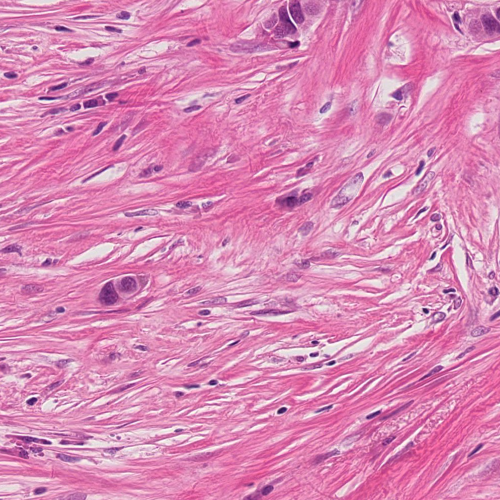
#> input picture data/BRCA/TCGA-3C-AALI-01Z-00-DX1_1.png, 1000 x 1000 px (shown at 1/2 size); its folder holds only this picture in this run
$ python -i unet_utils.py   (imports and definitions only)   (older library calls are emulated)
#> lines starting #> are read from the running program, lines starting #| are printed output that depends on the picture; after the words box and inside, x2 and y2 are one past the last pixel; in counts of white or black regions, pixels touching at a corner belong together
#> `picture = cv2.imread('../data/BRCA/TCGA-3C-AALI-01Z-00-DX1_1.png', cv2..`:
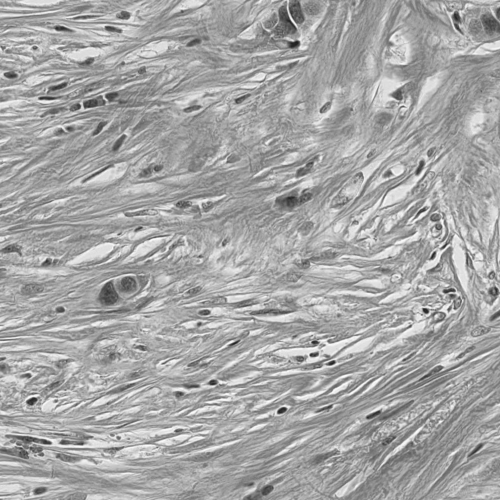
#> picture: shape (1000, 1000) (shown at 1/2 size); min 26, max 255, mean 166
#import openslide
import argparse
import random
import os
import cv2
import numpy as np
import sys
import glob
import shutil
import matplotlib.pyplot as plt
from scipy import ndimage as ndi
#from skimage.morphology import watershed
from skimage.segmentation import watershed
from skimage.feature import peak_local_max

def histeq2(im,nbr_bins):
        im2=np.float32(im-im.min())*np.float32(nbr_bins)/np.float32(im.max()-im.min())
        return im2

# [39 lines left out: function color_region, not called in this run]

def array_region(grayimg):
    img1=grayimg
    a=img1
    image = a
    image=image
    distance = ndi.distance_transform_edt(image)
    _, thresh = cv2.threshold(np.uint8(distance),0,1,cv2.THRESH_BINARY_INV+cv2.THRESH_OTSU)
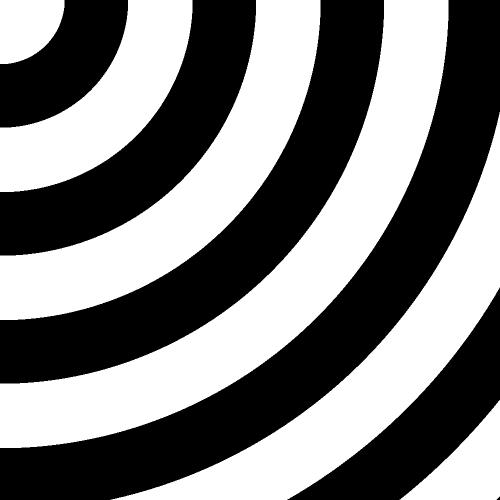
#> thresh: shape (1000, 1000) (shown at 1/2 size); values 0 (black) and 1 (white), 49.1% white; 6 white regions, box (x1, y1, x2, y2) and area: (0, 0, 897, 896) 168688, (0, 0, 641, 640) 116820, (221, 224, 1000, 1000) 108912, (0, 0, 385, 384) 64936, (799, 800, 1000, 1000) 18665, (0, 0, 129, 128) 13063
    distance=np.multiply(distance,1-thresh)
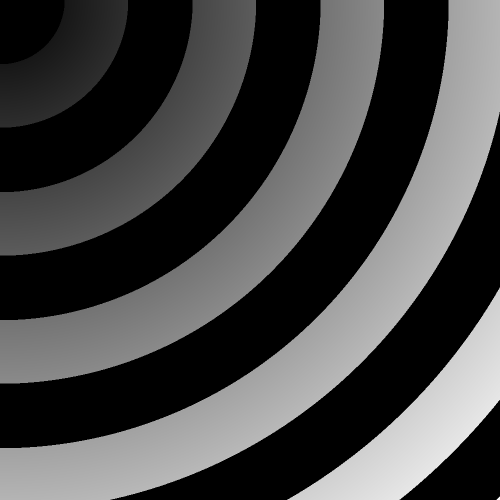
#> distance: shape (1000, 1000) float64 (shown at 1/2 size); min 0, max 1413.5, mean 392.1; drawn with min black and max white
    m=255-histeq2(distance,255)
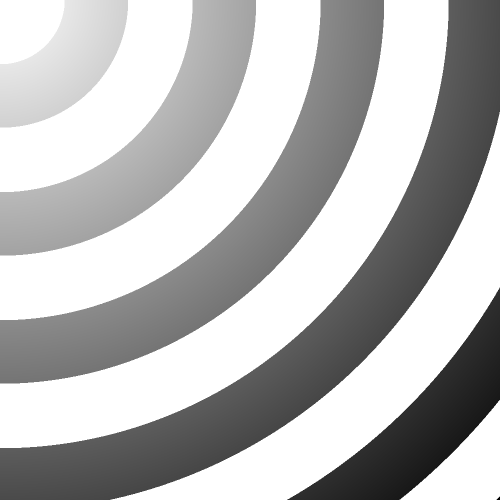
#> m: shape (1000, 1000) float32 (shown at 1/2 size); min 0, max 255, mean 184.3
    #local_maxi = peak_local_max(distance, indices=False, min_distance=35,  labels=image)
    distance=cv2.GaussianBlur(255-m,(3,3),1)
    local_maxi = peak_local_max(distance, indices=False, min_distance=19, footprint=np.ones((25,25)), labels=image)
#> local_maxi: shape (1000, 1000) bool; 3.9% white in thin lines or dots
    markers = ndi.label(local_maxi)[0]
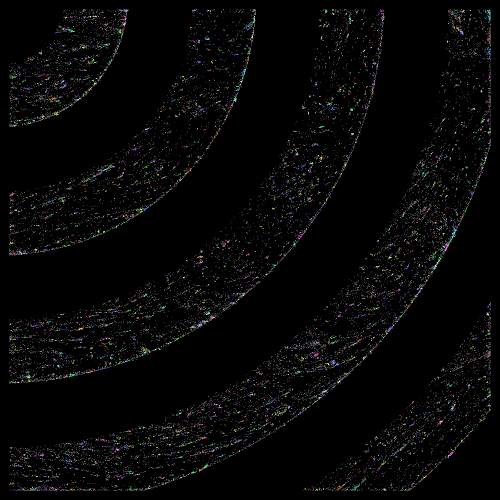
#> markers: shape (1000, 1000) int32 (shown at 1/2 size); 18683 distinct labels, from 0 to 18682; one colour per label, 0 black
    #### merge markers
    labels = watershed(-distance, markers, mask=image)
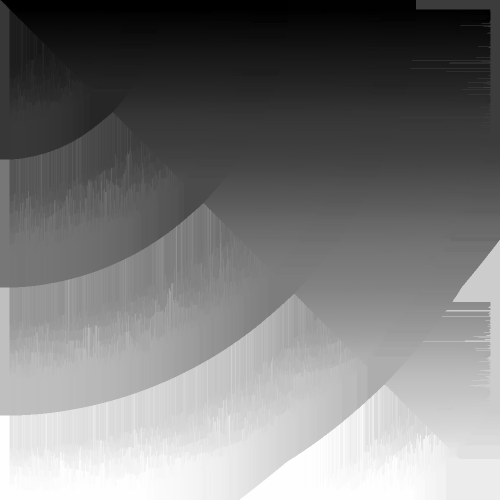
#> labels: shape (1000, 1000) int32 (shown at 1/2 size); min 1, max 18682, mean 8968.9; drawn with min black and max white
    m=np.uint8(histeq2(labels,255))
    maxval=np.max(labels)
#> maxval = 18682
    circleimg=img1.copy()
    k=1
    nums=0
    img5=np.zeros(img1.shape[0]*img1.shape[1])
    img5=img5.reshape(img1.shape[0],img1.shape[1])
    fillarray=[]
    for i in range(2+maxval):
        tmplabel=labels.copy()
        if i >1 :
            tmplabel=np.maximum(0,(i-tmplabel))
            tmplabel2=np.maximum(0,(2-tmplabel))
            tmplabel=np.multiply(tmplabel,tmplabel2)
            tmplabel=tmplabel*(i-1)
            tmplabel=histeq2(tmplabel,255)
            contours,hier=cv2.findContours(np.uint8(tmplabel), cv2.RETR_TREE,cv2.CHAIN_APPROX_SIMPLE)
            for num in range(len(contours)):
                c=[]
                c.append( contours[num])
                tmpfig=img5.copy()
                tmpfig=cv2.fillPoly(tmpfig, pts =c, color=1)
                fillarray.append(tmpfig)
#> this loop made 283 passes
#> contours on passes 3, 5, 6, 7, 8, 10, 11, 13, 14, 16, 17, 18: [[[21, 19], [132, 19]]], [[[171, 19], [183, 19]]], [[[184, 19], [185, 19]]], [[[186, 19], [195, 19]]], [[[196, 19], [198, 19]]], [[[215, 19], [241, 19]]], [[[242, 19], [243, 19]]], [[[256, 19], [319, 19]]], [[[320, 19], [384, 19]]], [[[395, 19], [412, 19]]], [[[413, 19], [415, 19]]], [[[416, 19], [426, 19]]]
#> pass 3, in array_region, `tmplabel=np.maximum(0,(i-tmplabel))`:
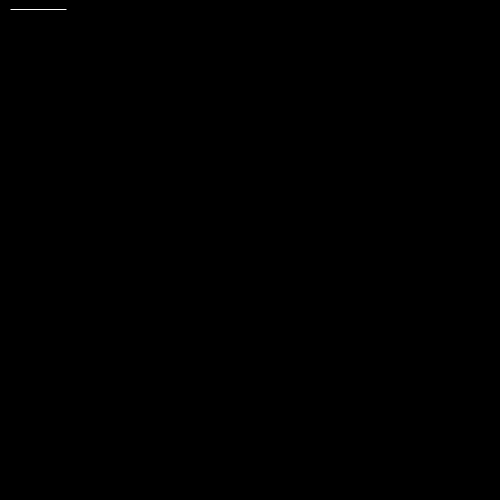
#> tmplabel: shape (1000, 1000) int32 (shown at 1/2 size); values 0 (black) and 1 (white), 0.01% white in thin lines or dots, all inside (x1, y1, x2, y2) = (21, 19, 133, 20)
#> after the loop: tmplabel: shape (1000, 1000) float32; 0% white in thin lines or dots, all inside (x1, y1, x2, y2) = (137, 29, 141, 30)
#> after the loop, fillarray = 281 items

    _, thresh = cv2.threshold(np.uint8(distance),1,1,cv2.THRESH_BINARY_INV+cv2.THRESH_OTSU) # overlapped part
   # _, thresh = cv2.threshold(np.uint8(distance),0,1,cv2.THRESH_BINARY_INV+cv2.THRESH_OTSU)
    distance=np.multiply(distance,1-thresh)
    m=255-histeq2(distance,255)
    #local_maxi = peak_local_max(distance, indices=False, min_distance=35,  labels=image)
    distance=cv2.GaussianBlur(255-m,(3,3),1)
    local_maxi = peak_local_max(distance, indices=False, min_distance=10, footprint=np.ones((25,25)), labels=image)
    markers = ndi.label(local_maxi)[0]
    #### merge markers
    labels = watershed(-distance, markers, mask=image)
    m=np.uint8(histeq2(labels,255))
    maxval=np.max(labels)
    circleimg=img1.copy()
    k=1
    nums=0
    img5=np.zeros(img1.shape[0]*img1.shape[1])
    img5=img5.reshape(img1.shape[0],img1.shape[1])
    fillarray2=[]
    for i in range(2+maxval):
        tmplabel=labels.copy()
        if i >1 :
            tmplabel=np.maximum(0,(i-tmplabel))
            tmplabel2=np.maximum(0,(2-tmplabel))
            tmplabel=np.multiply(tmplabel,tmplabel2)
            tmplabel=tmplabel*(i-1)
            tmplabel=histeq2(tmplabel,255)
            contours,hier=cv2.findContours(np.uint8(tmplabel), cv2.RETR_TREE,cv2.CHAIN_APPROX_SIMPLE)
            for num in range(len(contours)):
                c=[]
                c.append( contours[num])
                tmpfig=img5.copy()
                tmpfig=cv2.fillPoly(tmpfig, pts =c, color=1)
                fillarray2.append(tmpfig)
    for i in range(len(fillarray)):
        for j in range(len(fillarray2)):
            if(np.sum(np.multiply(fillarray[i],fillarray2[j]))>50):
                fillarray[i]=fillarray[i]+fillarray2[j]
                print("ok")
    return(fillarray)
    # return an list with many two-dimensional array, array number is the predict contour number

# [78 lines left out: functions cal_jaccard_index, cal_aji_1, cal_aji_2, cal_aji, str2bool, not called in this run]


def count_params(model):
    return sum(p.numel() for p in model.parameters() if p.requires_grad)


class AverageMeter(object):
    """Computes and stores the average and current value"""

    def __init__(self):
        self.reset()

    # [89 lines left out: functions reset, update, channel_change, slit_small_level_0, conformback, conform and 1 more, not called in this run]
def cropimg(img,h,w):
    newimg=img[0:h,0:w]
    return(newimg)
# [164 lines left out: functions find_obj_contour2, find_obj_contour3, find_obj_contour, not called in this run]
    #return(img5,nums,img6,updatedcontours,updatedpositions,updatedradius)

>>> import cv2
>>> picture = cv2.imread('../data/BRCA/TCGA-3C-AALI-01Z-00-DX1_1.png', cv2.IMREAD_GRAYSCALE)
#> (the run stopped early here; a loop or call above may not have finished)

$ run again, on data/BRCA/TCGA-3C-AALI-01Z-00-DX1_10.png
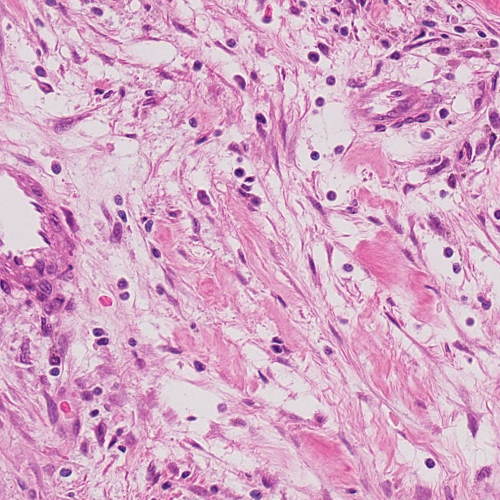
#> input picture data/BRCA/TCGA-3C-AALI-01Z-00-DX1_10.png, 1000 x 1000 px (shown at 1/2 size)
#> thresh: shape (1000, 1000); values 0 (black) and 1 (white), 49.1% white; 6 white regions, box (x1, y1, x2, y2) and area: (0, 0, 897, 896) 168688, (0, 0, 641, 640) 116820, (221, 224, 1000, 1000) 108912, (0, 0, 385, 384) 64936, (799, 800, 1000, 1000) 18665, (0, 0, 129, 128) 13063
#> in array_region, `local_maxi = peak_local_max(distance, indices=False, min_distance=19, ..`:
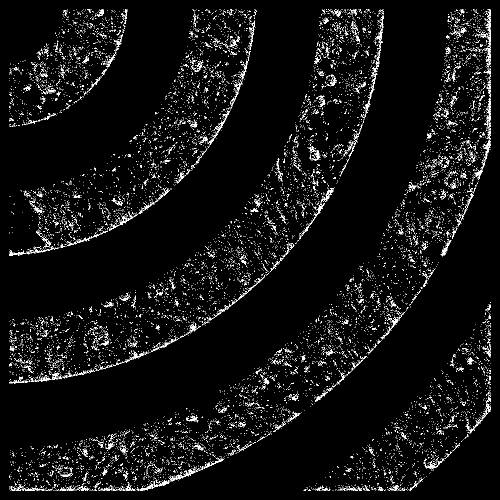
#> local_maxi: shape (1000, 1000) bool (shown at 1/2 size); 4.2% white in thin lines or dots
#> markers: shape (1000, 1000) int32; 18458 distinct labels, from 0 to 18457
#> in array_region, `labels = watershed(-distance, markers, mask=image)`:
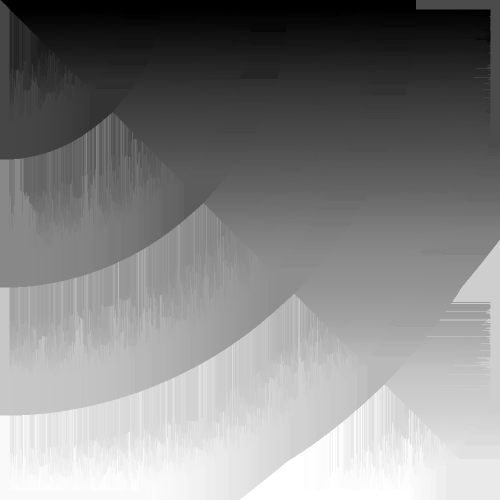
#> labels: shape (1000, 1000) int32 (shown at 1/2 size); min 1, max 18457, mean 9637.8; drawn with min black and max white
#> maxval = 18457
#> the loop in array_region, `for i in range(2+maxval):` made 283 passes
#> contours on passes 3, 4, 5, 6, 8, 9, 10, 12: [[[21, 19], [134, 19]]], [[[135, 19], [152, 19]]], [[[153, 19], [166, 19]]], [[[167, 19], [170, 19]]], [[[180, 19], [179, 20], [181, 20], [181, 19]]], [[[182, 19], [183, 19]]], [[[184, 19], [198, 19]]], [[[206, 19], [207, 19]]]
#> after the loop in array_region, `for i in range(2+maxval):`: fillarray = 281 items
